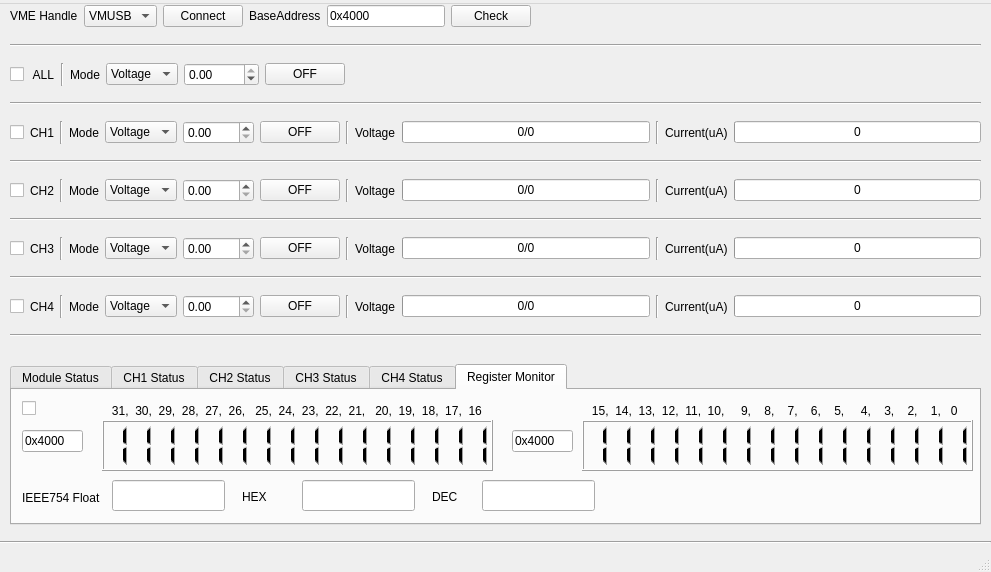
<?xml version="1.0" encoding="UTF-8"?>
<ui version="4.0">
 <class>MainWindow</class>
 <widget class="QMainWindow" name="MainWindow">
  <property name="geometry">
   <rect>
    <x>0</x>
    <y>0</y>
    <width>991</width>
    <height>572</height>
   </rect>
  </property>
  <property name="tabletTracking">
   <bool>false</bool>
  </property>
  <property name="acceptDrops">
   <bool>false</bool>
  </property>
  <property name="windowTitle">
   <string>ISEG VHS</string>
  </property>
  <property name="statusTip">
   <string/>
  </property>
  <widget class="QWidget" name="centralwidget">
   <widget class="QWidget" name="verticalLayoutWidget">
    <property name="geometry">
     <rect>
      <x>10</x>
      <y>30</y>
      <width>971</width>
      <height>321</height>
     </rect>
    </property>
    <layout class="QVBoxLayout" name="verticalLayout">
     <item>
      <widget class="Line" name="line_12">
       <property name="orientation">
        <enum>Qt::Horizontal</enum>
       </property>
      </widget>
     </item>
     <item>
      <layout class="QHBoxLayout" name="horizontalLayout_6">
       <item>
        <widget class="QCheckBox" name="checkBox_6">
         <property name="text">
          <string/>
         </property>
        </widget>
       </item>
       <item>
        <widget class="QLabel" name="label_14">
         <property name="text">
          <string> ALL</string>
         </property>
        </widget>
       </item>
       <item>
        <widget class="Line" name="line_14">
         <property name="orientation">
          <enum>Qt::Vertical</enum>
         </property>
        </widget>
       </item>
       <item>
        <widget class="QLabel" name="label_5">
         <property name="text">
          <string>Mode</string>
         </property>
        </widget>
       </item>
       <item>
        <widget class="QComboBox" name="comboBox_2">
         <item>
          <property name="text">
           <string>Voltage</string>
          </property>
         </item>
         <item>
          <property name="text">
           <string>Current</string>
          </property>
         </item>
        </widget>
       </item>
       <item>
        <widget class="QDoubleSpinBox" name="doubleSpinBox_5">
         <property name="minimum">
          <double>-3000.000000000000000</double>
         </property>
         <property name="maximum">
          <double>0.000000000000000</double>
         </property>
        </widget>
       </item>
       <item>
        <widget class="QPushButton" name="pushButton_7">
         <property name="text">
          <string>OFF</string>
         </property>
        </widget>
       </item>
       <item>
        <spacer name="horizontalSpacer">
         <property name="orientation">
          <enum>Qt::Horizontal</enum>
         </property>
         <property name="sizeHint" stdset="0">
          <size>
           <width>586</width>
           <height>13</height>
          </size>
         </property>
        </spacer>
       </item>
      </layout>
     </item>
     <item>
      <widget class="Line" name="line">
       <property name="orientation">
        <enum>Qt::Horizontal</enum>
       </property>
      </widget>
     </item>
     <item>
      <layout class="QHBoxLayout" name="horizontalLayout">
       <item>
        <widget class="QCheckBox" name="checkBox">
         <property name="text">
          <string/>
         </property>
        </widget>
       </item>
       <item>
        <widget class="QLabel" name="label">
         <property name="text">
          <string>CH1</string>
         </property>
        </widget>
       </item>
       <item>
        <widget class="Line" name="line_7">
         <property name="orientation">
          <enum>Qt::Vertical</enum>
         </property>
        </widget>
       </item>
       <item>
        <widget class="QLabel" name="label_7">
         <property name="text">
          <string>Mode</string>
         </property>
        </widget>
       </item>
       <item>
        <widget class="QComboBox" name="comboBox_3">
         <item>
          <property name="text">
           <string>Voltage</string>
          </property>
         </item>
         <item>
          <property name="text">
           <string>Current</string>
          </property>
         </item>
        </widget>
       </item>
       <item>
        <widget class="QDoubleSpinBox" name="doubleSpinBox">
         <property name="minimum">
          <double>0.000000000000000</double>
         </property>
         <property name="maximum">
          <double>3000.000000000000000</double>
         </property>
        </widget>
       </item>
       <item>
        <widget class="QPushButton" name="pushButton">
         <property name="text">
          <string>OFF</string>
         </property>
        </widget>
       </item>
       <item>
        <widget class="Line" name="line_16">
         <property name="orientation">
          <enum>Qt::Vertical</enum>
         </property>
        </widget>
       </item>
       <item>
        <widget class="QLabel" name="label_25">
         <property name="text">
          <string>Voltage</string>
         </property>
        </widget>
       </item>
       <item>
        <widget class="QProgressBar" name="progressBar">
         <property name="minimum">
          <number>0</number>
         </property>
         <property name="maximum">
          <number>3000</number>
         </property>
         <property name="value">
          <number>0</number>
         </property>
         <property name="format">
          <string>%v/0</string>
         </property>
        </widget>
       </item>
       <item>
        <widget class="Line" name="line_8">
         <property name="orientation">
          <enum>Qt::Vertical</enum>
         </property>
        </widget>
       </item>
       <item>
        <widget class="QLabel" name="label_6">
         <property name="text">
          <string>Current(uA)</string>
         </property>
        </widget>
       </item>
       <item>
        <widget class="QProgressBar" name="progressBar_2">
         <property name="maximum">
          <number>3000</number>
         </property>
         <property name="value">
          <number>0</number>
         </property>
         <property name="format">
          <string>%p</string>
         </property>
        </widget>
       </item>
      </layout>
     </item>
     <item>
      <widget class="Line" name="line_15">
       <property name="orientation">
        <enum>Qt::Horizontal</enum>
       </property>
      </widget>
     </item>
     <item>
      <layout class="QHBoxLayout" name="horizontalLayout_2">
       <item>
        <widget class="QCheckBox" name="checkBox_2">
         <property name="text">
          <string/>
         </property>
        </widget>
       </item>
       <item>
        <widget class="QLabel" name="label_2">
         <property name="text">
          <string>CH2</string>
         </property>
        </widget>
       </item>
       <item>
        <widget class="Line" name="line_6">
         <property name="orientation">
          <enum>Qt::Vertical</enum>
         </property>
        </widget>
       </item>
       <item>
        <widget class="QLabel" name="label_9">
         <property name="text">
          <string>Mode</string>
         </property>
        </widget>
       </item>
       <item>
        <widget class="QComboBox" name="comboBox_4">
         <item>
          <property name="text">
           <string>Voltage</string>
          </property>
         </item>
         <item>
          <property name="text">
           <string>Current</string>
          </property>
         </item>
        </widget>
       </item>
       <item>
        <widget class="QDoubleSpinBox" name="doubleSpinBox_2">
         <property name="minimum">
          <double>0.000000000000000</double>
         </property>
         <property name="maximum">
          <double>3000.000000000000000</double>
         </property>
        </widget>
       </item>
       <item>
        <widget class="QPushButton" name="pushButton_2">
         <property name="text">
          <string>OFF</string>
         </property>
        </widget>
       </item>
       <item>
        <widget class="Line" name="line_17">
         <property name="orientation">
          <enum>Qt::Vertical</enum>
         </property>
        </widget>
       </item>
       <item>
        <widget class="QLabel" name="label_26">
         <property name="text">
          <string>Voltage</string>
         </property>
        </widget>
       </item>
       <item>
        <widget class="QProgressBar" name="progressBar_3">
         <property name="maximum">
          <number>3000</number>
         </property>
         <property name="value">
          <number>0</number>
         </property>
         <property name="format">
          <string>%v/0</string>
         </property>
        </widget>
       </item>
       <item>
        <widget class="Line" name="line_9">
         <property name="orientation">
          <enum>Qt::Vertical</enum>
         </property>
        </widget>
       </item>
       <item>
        <widget class="QLabel" name="label_8">
         <property name="text">
          <string>Current(uA)</string>
         </property>
        </widget>
       </item>
       <item>
        <widget class="QProgressBar" name="progressBar_4">
         <property name="maximum">
          <number>3000</number>
         </property>
         <property name="value">
          <number>0</number>
         </property>
         <property name="format">
          <string>%p</string>
         </property>
        </widget>
       </item>
      </layout>
     </item>
     <item>
      <widget class="Line" name="line_2">
       <property name="orientation">
        <enum>Qt::Horizontal</enum>
       </property>
      </widget>
     </item>
     <item>
      <layout class="QHBoxLayout" name="horizontalLayout_3">
       <item>
        <widget class="QCheckBox" name="checkBox_3">
         <property name="text">
          <string/>
         </property>
        </widget>
       </item>
       <item>
        <widget class="QLabel" name="label_3">
         <property name="text">
          <string>CH3</string>
         </property>
        </widget>
       </item>
       <item>
        <widget class="Line" name="line_5">
         <property name="orientation">
          <enum>Qt::Vertical</enum>
         </property>
        </widget>
       </item>
       <item>
        <widget class="QLabel" name="label_11">
         <property name="text">
          <string>Mode</string>
         </property>
        </widget>
       </item>
       <item>
        <widget class="QComboBox" name="comboBox_5">
         <item>
          <property name="text">
           <string>Voltage</string>
          </property>
         </item>
         <item>
          <property name="text">
           <string>Current</string>
          </property>
         </item>
        </widget>
       </item>
       <item>
        <widget class="QDoubleSpinBox" name="doubleSpinBox_3">
         <property name="minimum">
          <double>0.000000000000000</double>
         </property>
         <property name="maximum">
          <double>3000.000000000000000</double>
         </property>
        </widget>
       </item>
       <item>
        <widget class="QPushButton" name="pushButton_3">
         <property name="text">
          <string>OFF</string>
         </property>
        </widget>
       </item>
       <item>
        <widget class="Line" name="line_18">
         <property name="orientation">
          <enum>Qt::Vertical</enum>
         </property>
        </widget>
       </item>
       <item>
        <widget class="QLabel" name="label_27">
         <property name="text">
          <string>Voltage</string>
         </property>
        </widget>
       </item>
       <item>
        <widget class="QProgressBar" name="progressBar_5">
         <property name="maximum">
          <number>3000</number>
         </property>
         <property name="value">
          <number>0</number>
         </property>
         <property name="format">
          <string>%v/0</string>
         </property>
        </widget>
       </item>
       <item>
        <widget class="Line" name="line_10">
         <property name="orientation">
          <enum>Qt::Vertical</enum>
         </property>
        </widget>
       </item>
       <item>
        <widget class="QLabel" name="label_10">
         <property name="text">
          <string>Current(uA)</string>
         </property>
        </widget>
       </item>
       <item>
        <widget class="QProgressBar" name="progressBar_6">
         <property name="maximum">
          <number>3000</number>
         </property>
         <property name="value">
          <number>0</number>
         </property>
         <property name="format">
          <string>%p</string>
         </property>
        </widget>
       </item>
      </layout>
     </item>
     <item>
      <widget class="Line" name="line_13">
       <property name="orientation">
        <enum>Qt::Horizontal</enum>
       </property>
      </widget>
     </item>
     <item>
      <layout class="QHBoxLayout" name="horizontalLayout_4">
       <item>
        <widget class="QCheckBox" name="checkBox_4">
         <property name="text">
          <string/>
         </property>
        </widget>
       </item>
       <item>
        <widget class="QLabel" name="label_4">
         <property name="text">
          <string>CH4</string>
         </property>
        </widget>
       </item>
       <item>
        <widget class="Line" name="line_4">
         <property name="orientation">
          <enum>Qt::Vertical</enum>
         </property>
        </widget>
       </item>
       <item>
        <widget class="QLabel" name="label_16">
         <property name="text">
          <string>Mode</string>
         </property>
        </widget>
       </item>
       <item>
        <widget class="QComboBox" name="comboBox_6">
         <item>
          <property name="text">
           <string>Voltage</string>
          </property>
         </item>
         <item>
          <property name="text">
           <string>Current</string>
          </property>
         </item>
        </widget>
       </item>
       <item>
        <widget class="QDoubleSpinBox" name="doubleSpinBox_4">
         <property name="minimum">
          <double>0.000000000000000</double>
         </property>
         <property name="maximum">
          <double>3000.000000000000000</double>
         </property>
        </widget>
       </item>
       <item>
        <widget class="QPushButton" name="pushButton_4">
         <property name="text">
          <string>OFF</string>
         </property>
        </widget>
       </item>
       <item>
        <widget class="Line" name="line_19">
         <property name="orientation">
          <enum>Qt::Vertical</enum>
         </property>
        </widget>
       </item>
       <item>
        <widget class="QLabel" name="label_28">
         <property name="text">
          <string>Voltage</string>
         </property>
        </widget>
       </item>
       <item>
        <widget class="QProgressBar" name="progressBar_7">
         <property name="maximum">
          <number>3000</number>
         </property>
         <property name="value">
          <number>0</number>
         </property>
         <property name="format">
          <string>%v/0</string>
         </property>
        </widget>
       </item>
       <item>
        <widget class="Line" name="line_11">
         <property name="orientation">
          <enum>Qt::Vertical</enum>
         </property>
        </widget>
       </item>
       <item>
        <widget class="QLabel" name="label_12">
         <property name="text">
          <string>Current(uA)</string>
         </property>
        </widget>
       </item>
       <item>
        <widget class="QProgressBar" name="progressBar_8">
         <property name="maximum">
          <number>3000</number>
         </property>
         <property name="value">
          <number>0</number>
         </property>
         <property name="textVisible">
          <bool>true</bool>
         </property>
         <property name="invertedAppearance">
          <bool>false</bool>
         </property>
         <property name="format">
          <string>%p</string>
         </property>
        </widget>
       </item>
      </layout>
     </item>
     <item>
      <widget class="Line" name="line_3">
       <property name="orientation">
        <enum>Qt::Horizontal</enum>
       </property>
      </widget>
     </item>
    </layout>
   </widget>
   <widget class="QWidget" name="horizontalLayoutWidget_5">
    <property name="geometry">
     <rect>
      <x>10</x>
      <y>0</y>
      <width>521</width>
      <height>24</height>
     </rect>
    </property>
    <layout class="QHBoxLayout" name="horizontalLayout_5">
     <item>
      <widget class="QLabel" name="label_13">
       <property name="text">
        <string>VME Handle</string>
       </property>
      </widget>
     </item>
     <item>
      <widget class="QComboBox" name="comboBox">
       <item>
        <property name="text">
         <string>VMUSB</string>
        </property>
       </item>
       <item>
        <property name="text">
         <string>v2718</string>
        </property>
       </item>
      </widget>
     </item>
     <item>
      <widget class="QPushButton" name="pushButton_5">
       <property name="text">
        <string>Connect</string>
       </property>
      </widget>
     </item>
     <item>
      <widget class="QLabel" name="label_15">
       <property name="text">
        <string>BaseAddress</string>
       </property>
      </widget>
     </item>
     <item>
      <widget class="QLineEdit" name="lineEdit">
       <property name="text">
        <string>0x4000</string>
       </property>
      </widget>
     </item>
     <item>
      <widget class="QPushButton" name="pushButton_6">
       <property name="text">
        <string>Check</string>
       </property>
      </widget>
     </item>
    </layout>
   </widget>
   <widget class="QTabWidget" name="tabWidget">
    <property name="geometry">
     <rect>
      <x>10</x>
      <y>360</y>
      <width>971</width>
      <height>161</height>
     </rect>
    </property>
    <property name="currentIndex">
     <number>5</number>
    </property>
    <widget class="QWidget" name="tab_2">
     <attribute name="title">
      <string>Module Status</string>
     </attribute>
     <widget class="QLCDNumber" name="lcdNumber">
      <property name="geometry">
       <rect>
        <x>10</x>
        <y>10</y>
        <width>71</width>
        <height>23</height>
       </rect>
      </property>
      <property name="statusTip">
       <string>Temperature</string>
      </property>
      <property name="whatsThis">
       <string/>
      </property>
      <property name="value" stdset="0">
       <double>0.000000000000000</double>
      </property>
     </widget>
     <widget class="QWidget" name="gridLayoutWidget">
      <property name="geometry">
       <rect>
        <x>90</x>
        <y>10</y>
        <width>543</width>
        <height>21</height>
       </rect>
      </property>
      <layout class="QGridLayout" name="gridLayout">
       <item row="0" column="3">
        <widget class="QLabel" name="label_20">
         <property name="text">
          <string>IsNoRamp</string>
         </property>
        </widget>
       </item>
       <item row="0" column="1">
        <widget class="QLabel" name="label_18">
         <property name="text">
          <string>Supply</string>
         </property>
        </widget>
       </item>
       <item row="0" column="6">
        <widget class="QLabel" name="label_23">
         <property name="text">
          <string>IsStop</string>
         </property>
        </widget>
       </item>
       <item row="0" column="7">
        <widget class="QLabel" name="label_24">
         <property name="text">
          <string>IsAdjustment</string>
         </property>
        </widget>
       </item>
       <item row="0" column="5">
        <widget class="QLabel" name="label_22">
         <property name="text">
          <string>IsCommandComplete</string>
         </property>
        </widget>
       </item>
       <item row="0" column="4">
        <widget class="QLabel" name="label_21">
         <property name="text">
          <string>IsNoSumError</string>
         </property>
        </widget>
       </item>
       <item row="0" column="2">
        <widget class="QLabel" name="label_19">
         <property name="text">
          <string>Module</string>
         </property>
        </widget>
       </item>
       <item row="0" column="0">
        <widget class="QLabel" name="label_17">
         <property name="text">
          <string>Temperature</string>
         </property>
        </widget>
       </item>
      </layout>
     </widget>
    </widget>
    <widget class="QWidget" name="tab_3">
     <attribute name="title">
      <string>CH1 Status</string>
     </attribute>
    </widget>
    <widget class="QWidget" name="tab_4">
     <attribute name="title">
      <string>CH2 Status</string>
     </attribute>
    </widget>
    <widget class="QWidget" name="tab_5">
     <attribute name="title">
      <string>CH3 Status</string>
     </attribute>
    </widget>
    <widget class="QWidget" name="tab_6">
     <attribute name="title">
      <string>CH4 Status</string>
     </attribute>
    </widget>
    <widget class="QWidget" name="tab">
     <attribute name="title">
      <string>Register Monitor</string>
     </attribute>
     <widget class="QCheckBox" name="checkBox_5">
      <property name="geometry">
       <rect>
        <x>10</x>
        <y>10</y>
        <width>16</width>
        <height>16</height>
       </rect>
      </property>
      <property name="text">
       <string/>
      </property>
     </widget>
     <widget class="QLineEdit" name="lineEdit_2">
      <property name="geometry">
       <rect>
        <x>10</x>
        <y>40</y>
        <width>61</width>
        <height>22</height>
       </rect>
      </property>
      <property name="text">
       <string>0x4000</string>
      </property>
     </widget>
     <widget class="QLineEdit" name="lineEdit_3">
      <property name="geometry">
       <rect>
        <x>500</x>
        <y>40</y>
        <width>61</width>
        <height>22</height>
       </rect>
      </property>
      <property name="text">
       <string>0x4000</string>
      </property>
     </widget>
     <widget class="QLCDNumber" name="lcdNumber_3">
      <property name="geometry">
       <rect>
        <x>570</x>
        <y>30</y>
        <width>391</width>
        <height>51</height>
       </rect>
      </property>
      <property name="palette">
       <palette>
        <active>
         <colorrole role="Text">
          <brush brushstyle="SolidPattern">
           <color alpha="255">
            <red>170</red>
            <green>0</green>
            <blue>0</blue>
           </color>
          </brush>
         </colorrole>
         <colorrole role="PlaceholderText">
          <brush brushstyle="SolidPattern">
           <color alpha="128">
            <red>170</red>
            <green>0</green>
            <blue>0</blue>
           </color>
          </brush>
         </colorrole>
        </active>
        <inactive>
         <colorrole role="Text">
          <brush brushstyle="SolidPattern">
           <color alpha="255">
            <red>170</red>
            <green>0</green>
            <blue>0</blue>
           </color>
          </brush>
         </colorrole>
         <colorrole role="PlaceholderText">
          <brush brushstyle="SolidPattern">
           <color alpha="128">
            <red>170</red>
            <green>0</green>
            <blue>0</blue>
           </color>
          </brush>
         </colorrole>
        </inactive>
        <disabled>
         <colorrole role="Text">
          <brush brushstyle="SolidPattern">
           <color alpha="255">
            <red>190</red>
            <green>190</green>
            <blue>190</blue>
           </color>
          </brush>
         </colorrole>
         <colorrole role="PlaceholderText">
          <brush brushstyle="SolidPattern">
           <color alpha="128">
            <red>0</red>
            <green>0</green>
            <blue>0</blue>
           </color>
          </brush>
         </colorrole>
        </disabled>
       </palette>
      </property>
      <property name="digitCount">
       <number>16</number>
      </property>
      <property name="mode">
       <enum>QLCDNumber::Bin</enum>
      </property>
      <property name="intValue" stdset="0">
       <number>65535</number>
      </property>
     </widget>
     <widget class="QLabel" name="label_29">
      <property name="geometry">
       <rect>
        <x>10</x>
        <y>100</y>
        <width>81</width>
        <height>16</height>
       </rect>
      </property>
      <property name="text">
       <string>IEEE754 Float</string>
      </property>
     </widget>
     <widget class="QLineEdit" name="lineEdit_4">
      <property name="geometry">
       <rect>
        <x>100</x>
        <y>90</y>
        <width>113</width>
        <height>31</height>
       </rect>
      </property>
     </widget>
     <widget class="QLabel" name="label_30">
      <property name="geometry">
       <rect>
        <x>230</x>
        <y>100</y>
        <width>52</width>
        <height>13</height>
       </rect>
      </property>
      <property name="text">
       <string>HEX</string>
      </property>
     </widget>
     <widget class="QLineEdit" name="lineEdit_5">
      <property name="geometry">
       <rect>
        <x>290</x>
        <y>90</y>
        <width>113</width>
        <height>31</height>
       </rect>
      </property>
     </widget>
     <widget class="QLabel" name="label_31">
      <property name="geometry">
       <rect>
        <x>420</x>
        <y>100</y>
        <width>52</width>
        <height>13</height>
       </rect>
      </property>
      <property name="text">
       <string>DEC</string>
      </property>
     </widget>
     <widget class="QLineEdit" name="lineEdit_6">
      <property name="geometry">
       <rect>
        <x>470</x>
        <y>90</y>
        <width>113</width>
        <height>31</height>
       </rect>
      </property>
     </widget>
     <widget class="QLCDNumber" name="lcdNumber_4">
      <property name="geometry">
       <rect>
        <x>90</x>
        <y>30</y>
        <width>391</width>
        <height>51</height>
       </rect>
      </property>
      <property name="palette">
       <palette>
        <active>
         <colorrole role="Text">
          <brush brushstyle="SolidPattern">
           <color alpha="255">
            <red>170</red>
            <green>0</green>
            <blue>0</blue>
           </color>
          </brush>
         </colorrole>
         <colorrole role="PlaceholderText">
          <brush brushstyle="SolidPattern">
           <color alpha="128">
            <red>170</red>
            <green>0</green>
            <blue>0</blue>
           </color>
          </brush>
         </colorrole>
        </active>
        <inactive>
         <colorrole role="Text">
          <brush brushstyle="SolidPattern">
           <color alpha="255">
            <red>170</red>
            <green>0</green>
            <blue>0</blue>
           </color>
          </brush>
         </colorrole>
         <colorrole role="PlaceholderText">
          <brush brushstyle="SolidPattern">
           <color alpha="128">
            <red>170</red>
            <green>0</green>
            <blue>0</blue>
           </color>
          </brush>
         </colorrole>
        </inactive>
        <disabled>
         <colorrole role="Text">
          <brush brushstyle="SolidPattern">
           <color alpha="255">
            <red>190</red>
            <green>190</green>
            <blue>190</blue>
           </color>
          </brush>
         </colorrole>
         <colorrole role="PlaceholderText">
          <brush brushstyle="SolidPattern">
           <color alpha="128">
            <red>0</red>
            <green>0</green>
            <blue>0</blue>
           </color>
          </brush>
         </colorrole>
        </disabled>
       </palette>
      </property>
      <property name="digitCount">
       <number>16</number>
      </property>
      <property name="mode">
       <enum>QLCDNumber::Bin</enum>
      </property>
      <property name="intValue" stdset="0">
       <number>65535</number>
      </property>
     </widget>
     <widget class="QLabel" name="label_32">
      <property name="geometry">
       <rect>
        <x>90</x>
        <y>10</y>
        <width>391</width>
        <height>21</height>
       </rect>
      </property>
      <property name="sizePolicy">
       <sizepolicy hsizetype="Preferred" vsizetype="Preferred">
        <horstretch>2</horstretch>
        <verstretch>2</verstretch>
       </sizepolicy>
      </property>
      <property name="text">
       <string>   31,  30,  29,  28,  27,  26,   25,  24,  23,  22,  21,   20,  19,  18,  17,  16</string>
      </property>
     </widget>
     <widget class="QLabel" name="label_33">
      <property name="geometry">
       <rect>
        <x>570</x>
        <y>10</y>
        <width>391</width>
        <height>21</height>
       </rect>
      </property>
      <property name="sizePolicy">
       <sizepolicy hsizetype="Preferred" vsizetype="Preferred">
        <horstretch>2</horstretch>
        <verstretch>2</verstretch>
       </sizepolicy>
      </property>
      <property name="text">
       <string>   15,  14,  13,  12,  11,  10,     9,    8,    7,    6,    5,     4,    3,    2,    1,   0</string>
      </property>
     </widget>
    </widget>
   </widget>
   <widget class="Line" name="line_20">
    <property name="geometry">
     <rect>
      <x>0</x>
      <y>530</y>
      <width>991</width>
      <height>16</height>
     </rect>
    </property>
    <property name="orientation">
     <enum>Qt::Horizontal</enum>
    </property>
   </widget>
  </widget>
  <widget class="QMenuBar" name="menubar">
   <property name="geometry">
    <rect>
     <x>0</x>
     <y>0</y>
     <width>991</width>
     <height>18</height>
    </rect>
   </property>
   <widget class="QMenu" name="menuISEG_VHS">
    <property name="title">
     <string/>
    </property>
    <addaction name="separator"/>
   </widget>
   <addaction name="menuISEG_VHS"/>
  </widget>
  <widget class="QStatusBar" name="statusbar"/>
 </widget>
 <resources/>
 <connections/>
</ui>
